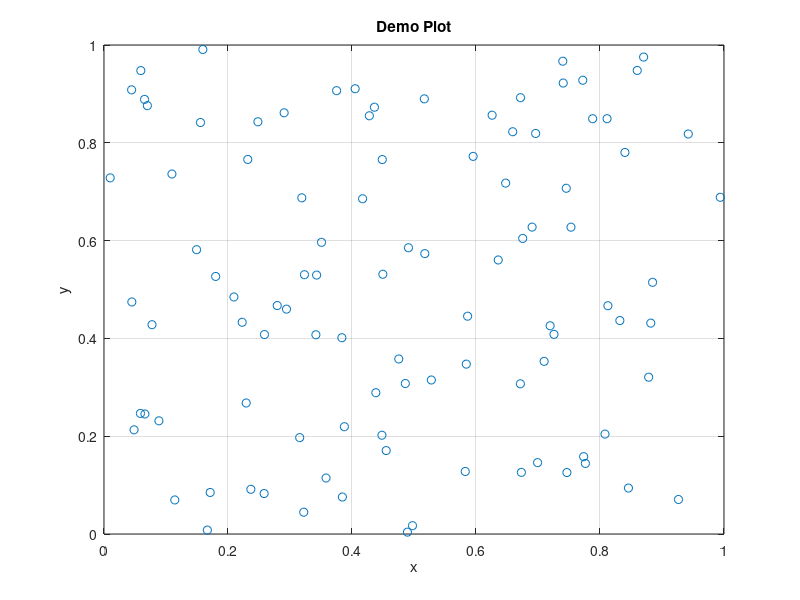

The MATLAB source for this figure:
% Copyright (C) 2023 All rights reserved.
% Author:     Friedemann Heller
%
% Date:        Nov, 30 2023
%
% -------------------------------------------------
% CalibrationData
% Franka Emika Robot
% -------------------------------------------------
%
% the following code has been tested in Matlab 2023a
% Create a figure

figure;

% Create a random vector of points
x = rand(100, 1);
y = rand(100, 1);

% Plot the points
plot(x, y, 'o');

% Add a title and axis labels
title('Demo Plot');
xlabel('x');
ylabel('y');

% Display the plot
grid on;

